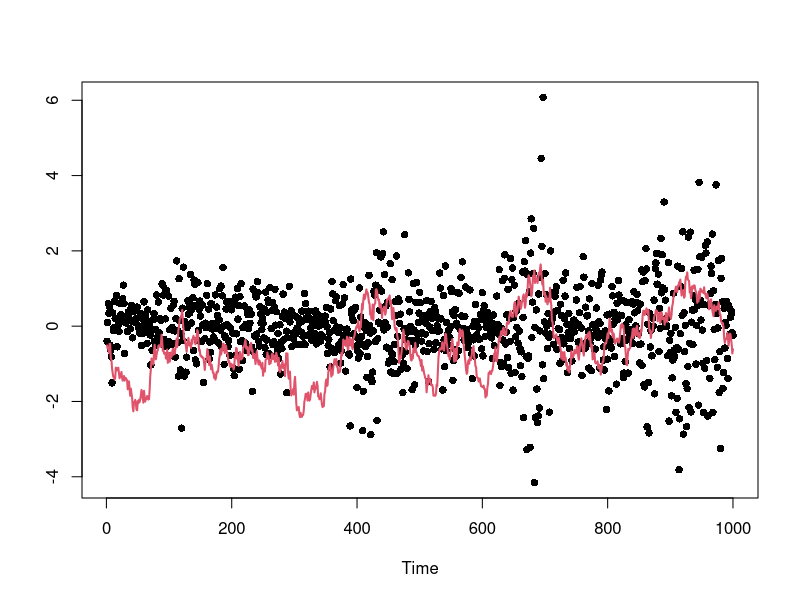
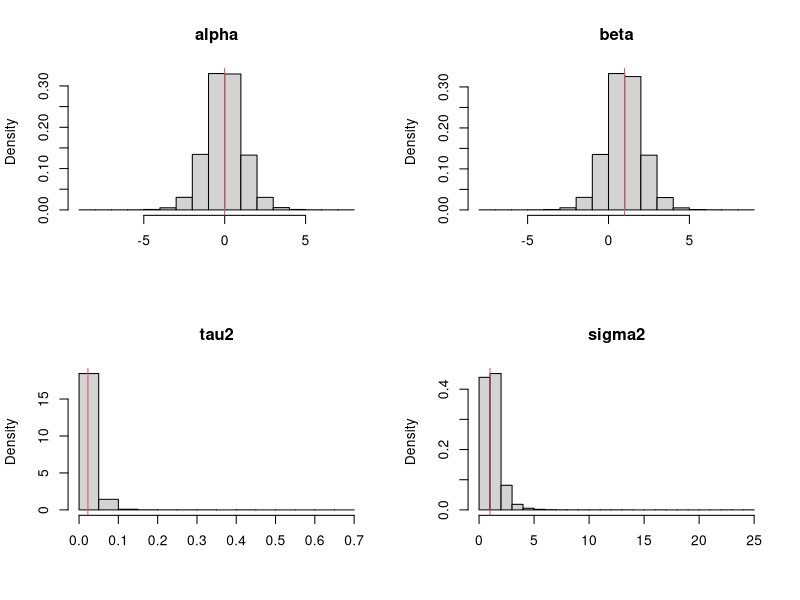

These figures' R source, in order: (Note: a time limit stopped this script after it produced the figures.)

getindex = function(x){x[1+x[1]]}

LW = function(y,alphas,betas,tau2s,sig2s,xs,a){
  n  = length(y)
  N  = length(xs)
  quants = array(0,c(n,5,3))
  h2 = 1-a^2
  pars = cbind(alphas,betas,log(tau2s),log(sig2s))
  for (t in 1:n){
    # Resampling
    mpar    = apply(pars,2,mean)
    vpar    = var(pars)
    ms      = a*pars+(1-a)*matrix(mpar,N,4,byrow=T)
    weight  = dnorm(y[t],alphas+betas*xs,sqrt(sig2s+tau2s))
    k       = sample(1:N,size=N,replace=T,prob=weight)
    pars    = ms[k,] + matrix(rnorm(4*N),N,4)%*%chol(h2*vpar)
    alphas  = pars[,1]
    betas   = pars[,2]
    tau2s   = exp(pars[,3])
    sig2s   = exp(pars[,4])
    # Propagating
    vars    = 1/(1/sig2s+1/tau2s)
    means   = vars*(y[t]/sig2s+(alphas+betas*xs[k])/tau2s)
    xs      = rnorm(N,means,sqrt(vars))
    # Storing quantiles
    quants[t,1,] = quantile(alphas,c(0.025,0.5,0.975))
    quants[t,2,] = quantile(betas,c(0.025,0.5,0.975))
    quants[t,3,] = quantile(tau2s,c(0.025,0.5,0.975))
    quants[t,4,] = quantile(sig2s,c(0.025,0.5,0.975))  
    quants[t,5,] = quantile(exp(xs/2),c(0.025,0.5,0.975))  
  }
  return(quants)
}

Storvik = function(y,alphas,betas,tau2s,sig2s,xs){
  n      = length(y)
  N      = length(xs)
  quants = array(0,c(n,5,3))
  s      = matrix(0,N,9)
  s[,1]  = 1.0/B0[1]
  s[,2]  = 0.0
  s[,3]  = 1.0/B0[2]
  s[,4]  = b0[1]/B0[1]
  s[,5]  = b0[2]/B0[2]
  s[,6]  = nu0
  s[,7]  = nu0*tau20 
  s[,8]  = n0
  s[,9]  = n0*sig20
  m      = s[,1]*s[,3]-s[,2]^2
  num1   = (s[,3]*s[,4]-s[,2]*s[,5])/m
  num2   = (s[,1]*s[,5]-s[,2]*s[,4])/m
  for (t in 1:n){
    # Propagating
    xs1    = xs
    mus    = alphas+betas*xs1
    vars   = 1/(1/sig2s+1/tau2s)
    sds    = sqrt(vars)
    means  = vars*(y[t]/sig2s + mus/tau2s)
    xs     = rnorm(N,means,sds)
    # Resampling
    stdevs = sqrt(sig2s+tau2s)
    weight = dnorm(y[t],mus,stdevs)
    k      = sample(1:N,size=N,replace=T,prob=weight)
    alphas = alphas[k]
    betas  = betas[k]
    tau2s  = tau2s[k]
    sig2s  = sig2s[k]
    mus    = mus[k]
    xs1    = xs1[k]
    xs     = xs[k]
    so     = s[k,]
    num1o  = num1[k]
    num2o  = num2[k]	  
    # Updating sufficient statistics
    s[,1]  = so[,1] + 1
    s[,2]  = so[,2] + xs1
    s[,3]  = so[,3] + xs1^2
    s[,4]  = so[,4] + xs
    s[,5]  = so[,5] + xs*xs1
    s[,6]  = so[,6] + 1
    s[,8]  = so[,8] + 1
    s[,9]  = so[,9] + (y[t]-xs)^2
    # Sampling parameters
    sig2s  = 1/rgamma(N,s[8]/2,s[,9]/2)
    m      = s[,1]*s[,3]-s[,2]^2
    num1   = (s[,3]*s[,4]-s[,2]*s[,5])/m
    num2   = (s[,1]*s[,5]-s[,2]*s[,4])/m
    s[,7]  = so[,7] + (xs-num1-num2*xs1)*xs + (num1o-num1)*so[,4]+(num2o-num2)*so[,5]
    tau2s  = 1/rgamma(N,s[,6]/2,s[,7]/2)
    std    = sqrt(tau2s/m)
    norm   = cbind(rnorm(N,0,std),rnorm(N,0,std))
    alphas = num1 + sqrt(s[,3])*norm[,1]
    betas  = num2 - s[,2]/sqrt(s[,3])*norm[,1]+sqrt(s[,1]-s[,2]^2/s[,3])*norm[,2]  
    # Storing quantiles
    quants[t,1,] = quantile(alphas,c(0.025,0.5,0.975))
    quants[t,2,] = quantile(betas,c(0.025,0.5,0.975))
    quants[t,3,] = quantile(tau2s,c(0.025,0.5,0.975))  
    quants[t,4,] = quantile(sig2s,c(0.025,0.5,0.975))  
    quants[t,5,] = quantile(exp(xs/2),c(0.025,0.5,0.975))  
  }
  return(quants)
}

PL = function(y,alphas,betas,tau2s,sig2s,xs){
  n      = length(y)
  N      = length(xs)
  quants = array(0,c(n,5,3))
  s      = matrix(0,N,9)
  s[,1]  = 1.0/B0[1]
  s[,2]  = 0.0
  s[,3]  = 1.0/B0[2]
  s[,4]  = b0[1]/B0[1]
  s[,5]  = b0[2]/B0[2]
  s[,6]  = nu0
  s[,7]  = nu0*tau20 
  s[,8]  = n0
  s[,9]  = n0*sig20
  m      = s[,1]*s[,3]-s[,2]^2
  num1   = (s[,3]*s[,4]-s[,2]*s[,5])/m
  num2   = (s[,1]*s[,5]-s[,2]*s[,4])/m
  for (t in 1:n){
    # Resampling
    mus    = alphas+betas*xs
    stdevs = sqrt(sig2s+tau2s)
    weight = dnorm(y[t],mus,stdevs)
    k      = sample(1:N,size=N,replace=T,prob=weight)
    alphas = alphas[k]
    betas  = betas[k]
    tau2s  = tau2s[k]
    sig2s  = sig2s[k]
    mus    = mus[k]
    xs1    = xs[k]
    # Propagating
    vars   = 1/(1/sig2s+1/tau2s)
    sds    = sqrt(vars)
    means  = vars*(y[t]/sig2s + mus/tau2s)
    xs     = rnorm(N,means,sds)
    so     = s[k,]
    num1o  = num1[k]
    num2o  = num2[k]	  
    # Updating sufficient stats
    s[,1]  = so[,1] + 1
    s[,2]  = so[,2] + xs1
    s[,3]  = so[,3] + xs1^2
    s[,4]  = so[,4] + xs
    s[,5]  = so[,5] + xs*xs1
    s[,6]  = so[,6] + 1
    s[,8]  = so[,8] + 1
    s[,9]  = so[,9] + (y[t]-xs)^2
    # Sampling parameters
    sig2s  = 1/rgamma(N,s[8]/2,s[,9]/2)
    m      = s[,1]*s[,3]-s[,2]^2
    num1   = (s[,3]*s[,4]-s[,2]*s[,5])/m
    num2   = (s[,1]*s[,5]-s[,2]*s[,4])/m
    s[,7]  = so[,7] + (xs-num1-num2*xs1)*xs + (num1o-num1)*so[,4]+(num2o-num2)*so[,5]
    tau2s  = 1/rgamma(N,s[,6]/2,s[,7]/2)
    std    = sqrt(tau2s/m)
    norm   = cbind(rnorm(N,0,std),rnorm(N,0,std))
    alphas = num1 + sqrt(s[,3])*norm[,1]
    betas  = num2 - s[,2]/sqrt(s[,3])*norm[,1]+sqrt(s[,1]-s[,2]^2/s[,3])*norm[,2]  
    # Storing quantiles
    quants[t,1,] = quantile(alphas,c(0.025,0.5,0.975))
    quants[t,2,] = quantile(betas,c(0.025,0.5,0.975))
    quants[t,3,] = quantile(tau2s,c(0.025,0.5,0.975))  
    quants[t,4,] = quantile(sig2s,c(0.025,0.5,0.975))  
    quants[t,5,] = quantile(exp(xs/2),c(0.025,0.5,0.975))  
  }
  return(quants)
}

# Simulated data
set.seed(98765)
n     =  1000
alpha =  -0.00645
beta  =  0.99
tau2  =  0.15^2
sig2  =  1.0
tau   = sqrt(tau2)
sig   = sqrt(sig2)
x     = rep(alpha/(1-beta),n+1)
true  = c(alpha,beta,tau2,sig2)
names = c("alpha","beta","tau2","sigma2")
for (t in 2:(n+1))
  x[t] = alpha+beta*x[t-1]+tau*rnorm(1)
x = x[2:(n+1)]
y = rnorm(n,0,exp(x/2))

par(mfrow=c(1,1))
plot(y,ylim=range(x,y),xlab="Time",ylab="",main="",pch=16)
lines(x,col=2,lwd=2)

# Prior hyperparameters
# ---------------------
m0    = 0.0
C0    = 10
n0    = 10
sig20 = sig2
nu0   = 10
tau20 = tau2
b0    = c(alpha,beta)
B0    = c(1,1)/tau20
sC0   = sqrt(C0)
sB0   = sqrt(B0)

# ONE LONG PL FILTER
# ------------------
set.seed(246521)
N      = 100000
xs     = rnorm(N,m0,sC0)
tau2s  = 1/rgamma(N,nu0/2,nu0*tau20/2)
taus   = sqrt(tau2s)
alphas = rnorm(N,b0[1],taus*sB0[1])
betas  = rnorm(N,b0[2],taus*sB0[2])
sig2s  = 1/rgamma(N,n0/2,nu0*sig20/2)
pars   = cbind(alphas,betas,tau2s,sig2s)
par(mfrow=c(2,2))
for (i in 1:4){
  hist(pars[,i],prob=TRUE,xlab="",main=names[i])
  abline(v=true[i],col=2)
}
plm    = PL(y,alphas,betas,tau2s,sig2s,xs)

cols = c(grey(0.5),1,grey(0.5))
ind  = 10:n
n1   = length(ind)
par(mfrow=c(2,2))
for (i in 1:4){
  ts.plot(plm[,i,],xlab="",ylab="",main=names[i],col=cols,ylim=range(plm[ind,i,]))
  abline(h=true[i],lty=2)
}

# Particle filters
# ----------------
set.seed(246521)
N    = 1000
nsim = 100
a    = 0.95
qs   = array(0,c(3,nsim,n,5,3))
for (s in 1:nsim){
  print(s)
  xs         = rnorm(N,m0,sC0)
  sig2s      = 1/rgamma(N,n0/2,n0*sig20/2)
  tau2s      = 1/rgamma(N,nu0/2,nu0*tau20/2)
  taus       = sqrt(tau2s)
  alphas     = rnorm(N,b0[1],taus*sB0[1])
  betas      = rnorm(N,b0[2],taus*sB0[2])
#   qs[1,s,,,] = LW(y,alphas,betas,tau2s,sig2s,xs,a)
#   qs[2,s,,,] = Storvik(y,alphas,betas,tau2s,sig2s,xs)
  qs[3,s,,,] = PL(y,alphas,betas,tau2s,sig2s,xs) 
}

# Mean square error
quants = c("2.5th","50th","97.5th")
filter = c("LW","Storvik","PL")
mse    = array(0,c(3,n1,4,3))
for (l in 1:3) 
  for (k in 1:4) 
    for (i in 1:nsim) 
      mse[l,,k,]=mse[l,,k,]+(qs[l,i,ind,k,]-plm[ind,k,])^2
sq.mse = sqrt(mse/nsim)  

pdf(file=paste("comparison-",round(100*tau2),".pdf",sep=""),width=10,height=15)
cols = c(grey(0.75),grey(0.5),grey(0.75))
#cols = c(3,2,5)
par(mfrow=c(4,3))
for (k in 1:4){
  L = min(qs[,,ind,k,])
  U = max(qs[,,ind,k,])
  for (l in 1:3){
    plot(qs[l,1,,k,1],ylab=names[k],xlab="Time",main=filter[l],ylim=c(L,U),type="l",col=cols[1])
    for (i in c(1,3,2)) for (j in 1:nsim) lines(qs[l,j,,k,i],col=cols[i])
    for (i in c(1,3,2)) lines(plm[,k,i],lwd=1,col=1)  
  }
}  
dev.off()

pdf(file=paste("boxplot-",round(100*tau2),".pdf",sep=""),width=12,height=10)
cols = c(grey(0.3),gray(0.5),grey(0.7))
U    = c(0.275,0.175,0.45,1.25)
par(mfrow=c(2,2))
for (i in 1:4){
  boxplot(sq.mse[1,,i,1],sq.mse[2,,i,1],sq.mse[3,,i,1],
          sq.mse[1,,i,2],sq.mse[2,,i,2],sq.mse[3,,i,2],
          sq.mse[1,,i,3],sq.mse[2,,i,3],sq.mse[3,,i,3],
          outline=FALSE,ylab="Root MSE",xlab="Percentile",axes=FALSE,col=cols,ylim=c(0,U[i]))
  axis(2);axis(1,at=c(2,5,8),lab=quants);box()
  abline(v=3.5)
  abline(v=6.5)
  title(names[i])
}
#legend(0.5,1.2,legend=filters,col=cols,cex=1.25,lwd=c(4,4,4),lty=c(1,1,1),bty="n")
dev.off()
